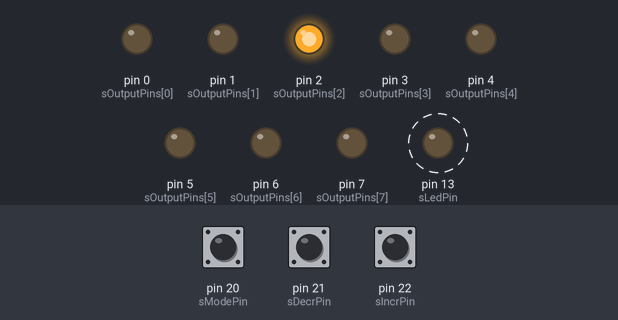
The sketch below on a simulated Arduino Mega 2560, built with avr-gcc and run on an emulated ATmega2560. On the bench: output pins drawn as LEDs (lit = HIGH). Dashed ring = blinking. The inputs (shaded band) are chosen by the test bench; at power-on: pin 20 (sModePin) HIGH, pin 21 (sDecrPin) HIGH, pin 22 (sIncrPin) HIGH.

Above: at 1.2 s.
1.3 s: pin 20 (sModePin) pulled LOW for 0.15 s
At 1.8 s:
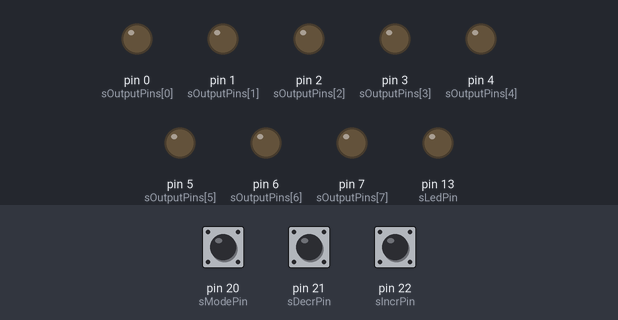
2.9 s: pin 21 (sDecrPin) pulled LOW for 0.15 s
At 3.8 s:
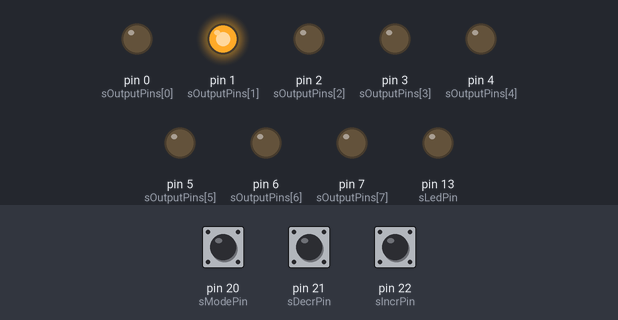
4.5 s: pin 22 (sIncrPin) pulled LOW for 0.15 s
At 5.7 s:
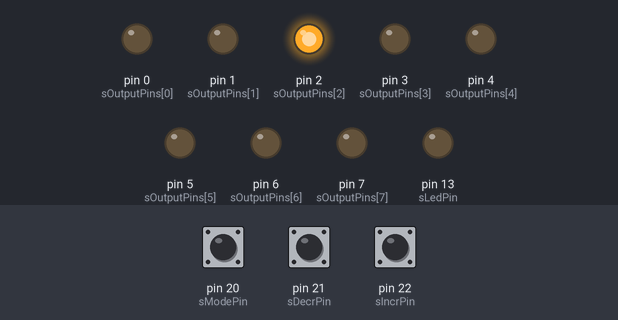
6.1 s: pin 20 (sModePin) pulled LOW for 1 s
At 6.5 s:
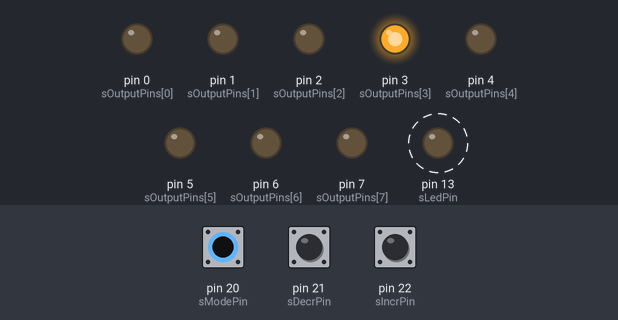
9.1 s: pin 20 (sModePin) pulled LOW for 3.2 s
At 9.9 s:
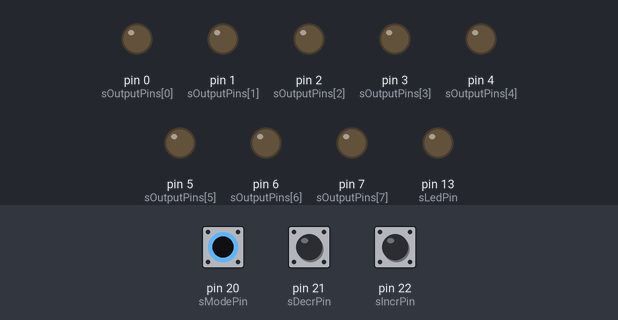
13.8 s: pin 21 (sDecrPin) pulled LOW for 1 s
At 14.5 s:
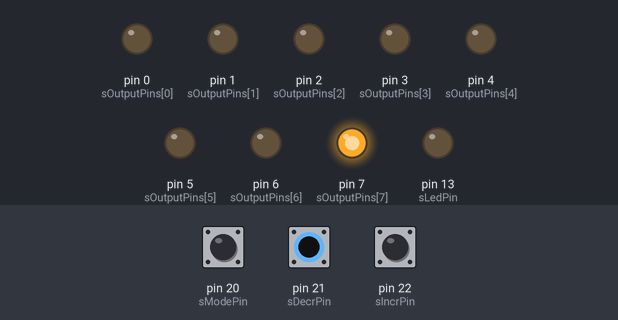
Timing chart, 0 to 16.8 s (numbered marks = the images above; inputs shaded):
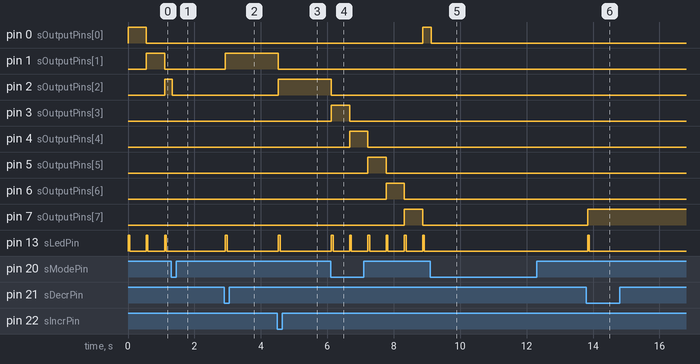

The sketch:

ethernet-tester.ino
```cpp
#include <Bounce.h>

// -----------------------------------------------------------------------------
// Hardware Mapping - Arduino Leonardo

#define ENABLE_SERIAL 0

template<int Pin>
class ToggleButton : public Bounce
{
public:
    static const int sDebouncingTimeMs = 10;

public:
    inline ToggleButton()
        : Bounce(Pin, sDebouncingTimeMs)
        , mState(false)
    {

    }

public:
    static inline void init()
    {
        pinMode(Pin, INPUT_PULLUP);
    }

    inline bool process()
    {
        const bool status = update();

        if (fallingEdge())
        {
            mState = true; // Pressed
        }
        else if (risingEdge())
        {
            mState = false; // Released
        }
        if (mState != mPreviousState)
        {
            mPreviousState = mState;
            return mState;
        }
        return false;
    }
private:
    bool mState;
    bool mPreviousState;
};

static const byte sOutputPins[8] =
{
    0, 1, 2, 3, 4, 5, 6, 7
};

static const byte sModePin = 20; // A2
static const byte sDecrPin = 21; // A3
static const byte sIncrPin = 22; // A4
static const byte sGndPin  = 23; // A5
static const byte sLedPin  = 13; // LED

ToggleButton<sModePin> sModeButton;
ToggleButton<sIncrPin> sIncrButton;
ToggleButton<sDecrPin> sDecrButton;

// -----------------------------------------------------------------------------

struct RunningMode
{
    enum
    {
        automatic,
        manual,

        numModes,
    };
};

byte sRunningMode = RunningMode::automatic;
byte sCurrentStep = 7;

// -----------------------------------------------------------------------------

bool yield(unsigned inTime)
{
    static const unsigned sSleepTime = 20;
    const unsigned numIterations = max(1, inTime / sSleepTime);

    for (unsigned i = 0; i < numIterations; ++i)
    {
        if (sModeButton.process())
        {
            sRunningMode = !sRunningMode;
#if ENABLE_SERIAL
            Serial.print("Running Mode: ");
            Serial.println(sRunningMode ? "manual" : "automatic");
#endif
            return true;
        }
        delay(sSleepTime);
    }
    return false;
}

// -----------------------------------------------------------------------------

void reset()
{
    for (byte i = 0; i < 8; ++i)
    {
        digitalWrite(sOutputPins[i], LOW);
    }
}

void updatePins(byte inPrevious)
{
    digitalWrite(sOutputPins[inPrevious],   LOW);
    digitalWrite(sOutputPins[sCurrentStep], HIGH);
#if ENABLE_SERIAL
    Serial.print("Pin ");
    Serial.println(sCurrentStep + 1);
#else
    digitalWrite(sLedPin, HIGH);
    delay(50);
    digitalWrite(sLedPin, LOW);
#endif
}

// -----------------------------------------------------------------------------

void runAuto()
{
    while (true)
    {
        const unsigned previous = sCurrentStep;
        sCurrentStep = (sCurrentStep + 1) & 0x7;
        updatePins(previous);
        if (yield(500))
        {
            reset();
            break;
        }
    }
}

void runManual()
{
    while (true)
    {
        const unsigned previous = sCurrentStep;
        const bool incr = sIncrButton.process();
        const bool decr = sDecrButton.process();

        if (incr)
        {
            sCurrentStep = (sCurrentStep + 1) & 0x7;
            updatePins(previous);
        }
        else if (decr)
        {
            sCurrentStep = (sCurrentStep - 1) & 0x7;
            updatePins(previous);
        }

        if (yield(0))
        {
            reset();
            break;
        }
    }
}

// -----------------------------------------------------------------------------

void setup()
{
    sModeButton.init();
    sIncrButton.init();
    sDecrButton.init();
    pinMode(sGndPin, OUTPUT); // GND reference

    for (byte i = 0; i < 8; ++i)
    {
        pinMode(sOutputPins[i], OUTPUT);
    }
#if ENABLE_SERIAL
    Serial.begin(115200);
    while (!Serial);
    Serial.print("Ready. Running mode: ");
    Serial.println(sRunningMode ? "manual" : "automatic");
#else
    pinMode(sLedPin, OUTPUT);
#endif
}

void loop()
{
    switch (sRunningMode)
    {
        case RunningMode::automatic:
            runAuto();
            break;
        case RunningMode::manual:
            runManual();
        default:
            break;
    }
}
```

Measured:
- after the input at 1.3 s, pin 2 (sOutputPins[2]): HIGH → LOW after 0.03 s instead of 0.35 s; pin 3 (sOutputPins[3]): stays LOW (without the input it goes to HIGH after 0.35 s)
- after the input at 2.9 s, pin 1 (sOutputPins[1]): LOW → HIGH at once; pin 13 (sLedPin): LOW → HIGH at once, → LOW 0.05 s later
- after the input at 4.5 s, pin 1 (sOutputPins[1]): HIGH → LOW at once; pin 2 (sOutputPins[2]): LOW → HIGH at once; pin 13 (sLedPin): LOW → HIGH at once, → LOW 0.05 s later
- after the input at 6.1 s, pin 0 (sOutputPins[0]): LOW → HIGH after 2.8 s; pin 2 (sOutputPins[2]): HIGH → LOW at once; pin 3 (sOutputPins[3]): LOW → HIGH at once, → LOW 0.55 s later; pin 4 (sOutputPins[4]): LOW → HIGH after 0.57 s, → LOW 0.55 s later; pin 5 (sOutputPins[5]): LOW → HIGH after 1.1 s, → LOW 0.55 s later
- after the input at 9.1 s, pin 1 (sOutputPins[1]): stays LOW (without the input it goes to HIGH after 0.33 s); pin 2 (sOutputPins[2]): stays LOW (without the input it goes to HIGH after 0.88 s)
- after the input at 13.8 s, pin 7 (sOutputPins[7]): LOW → HIGH at once; pin 13 (sLedPin): LOW → HIGH at once, → LOW 0.05 s later
- by itself, pin 13 (sLedPin): alternates HIGH for 0.05 s and LOW for 0.50 s
